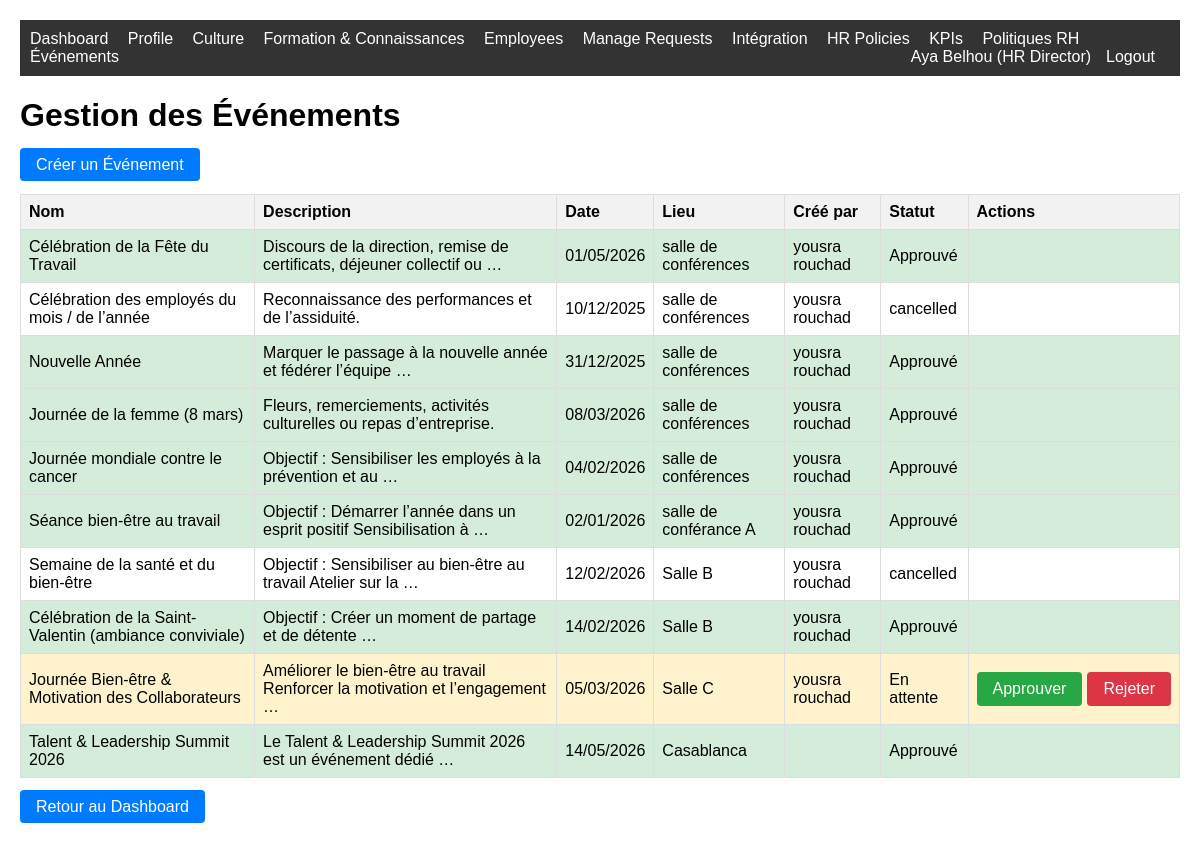
Before: /events/ (signed in) with the older database file.
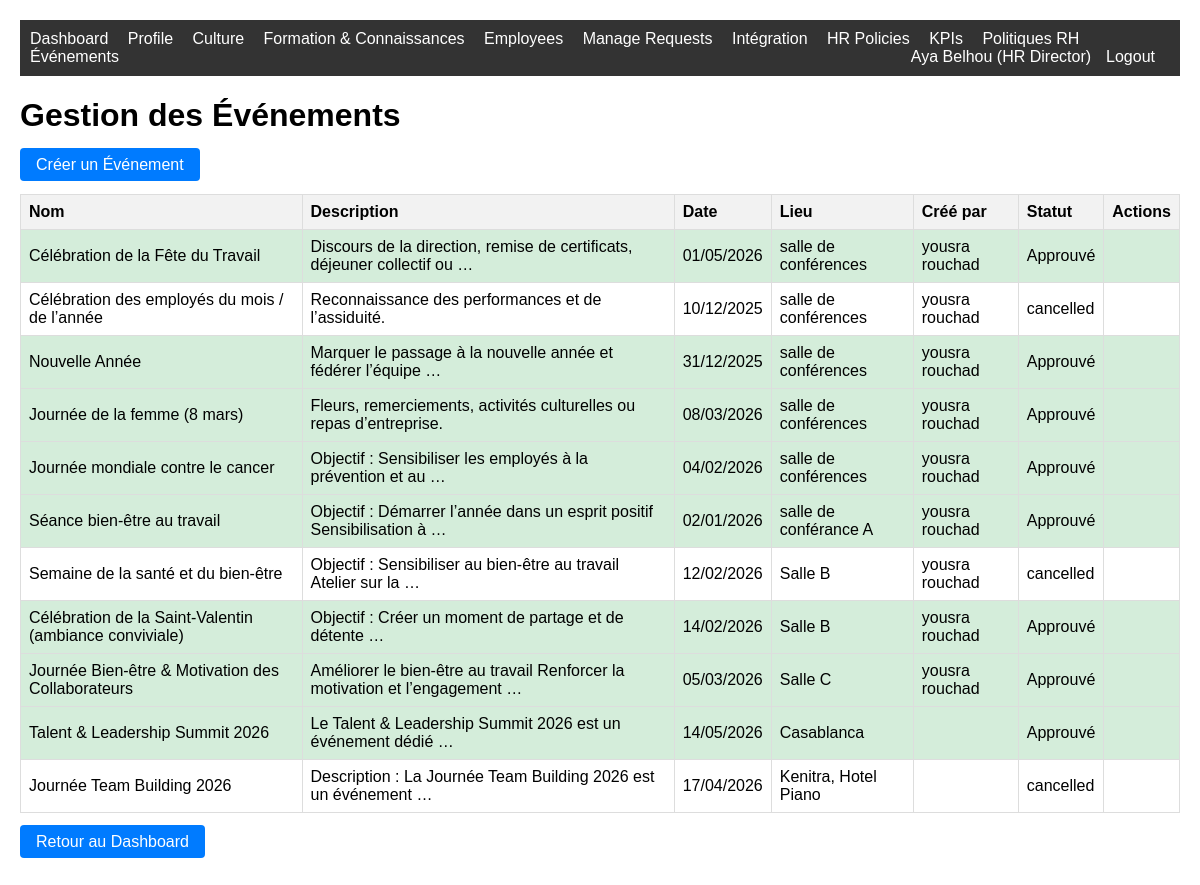
After: the same page with the newer database file.
### core/models.py (models this page shows, shortened)
class Event(models.Model):
    STATUS_CHOICES = [
        ('pending', 'En attente'),
        ('approved', 'Approuvé'),
        ('rejected', 'Rejeté'),
    ]
    name = models.CharField(max_length=100)
    description = models.TextField()
    date = models.DateField()
    location = models.CharField(max_length=200)
    created_by = models.ForeignKey(User, on_delete=models.CASCADE, related_name='created_events')
    status = models.CharField(max_length=20, choices=STATUS_CHOICES, default='pending')
    approved_by = models.ForeignKey(User, null=True, blank=True, on_delete=models.SET_NULL, related_name='approved_events')
    approved_at = models.DateTimeField(null=True, blank=True)
    created_at = models.DateTimeField(auto_now_add=True)

class User(AbstractUser):
    ROLE_CHOICES = [
        ('employee', 'Employee'),
        ('hr_manager', 'Responsable RH'),
        ('hr_director', 'HR Director'),
        ('administrator', 'Administrator'),
    ]
    phone = models.CharField(max_length=20, blank=True, null=True)
    role = models.CharField(max_length=20, choices=ROLE_CHOICES, default='employee')

### core/views.py (the view)
# urls.py: path('events/', views.manage_events, name='manage_events'),
@login_required
def manage_events(request):
    from .models import Event
    if request.user.role == 'hr_director':
        events = Event.objects.all()
    elif request.user.role == 'hr_manager':
        events = Event.objects.filter(created_by=request.user)
    else:  # employee
        events = Event.objects.filter(status='approved')
    return render(request, 'core/events.html', {'events': events})

### templates/core/events.html (shortened to what this page needs)
{% extends 'base.html' %}
{% block content %}
<h1>Gestion des Événements</h1>
{% if user.role == 'hr_manager' or user.role == 'hr_director' %}
<div style="margin: 20px 0;">
    <a href="{% url 'create_event' %}" class="btn">Créer un Événement</a>
</div>
{% endif %}
<table>
    <thead>
        <tr>
            <th>Nom</th>
            <th>Description</th>
            <th>Date</th>
            <th>Lieu</th>
            <th>Créé par</th>
            <th>Statut</th>
            <th>Actions</th>
        </tr>
    </thead>
    <tbody>
        {% for event in events %}
        <tr style="{% if event.status == 'pending' %}background-color: #fff3cd;{% elif event.status == 'approved' %}background-color: #d4edda;{% elif event.status == 'rejected' %}background-color: #f8d7da;{% endif %}">
            <td>{{ event.name }}</td>
            <td>{{ event.description|truncatewords:10 }}</td>
            <td>{{ event.date|date:"d/m/Y" }}</td>
            <td>{{ event.location }}</td>
            <td>{{ event.created_by.get_full_name }}</td>
            <td>{{ event.get_status_display }}</td>
            <td>
                {% if user.role == 'hr_director' and event.status == 'pending' %}
                    <div style="display: flex; gap: 5px;">
                        <a href="{% url 'approve_event' event.id %}" class="btn btn-success">Approuver</a>
                        <a href="{% url 'reject_event' event.id %}" class="btn btn-danger">Rejeter</a>
                    </div>
                {% elif user.role == 'employee' %}
                    <span style="color: #6c757d;">Consultation</span>
                {% endif %}
            </td>
        </tr>
        {% empty %}
        <tr><td colspan="7">Aucun événement trouvé</td></tr>
        {% endfor %}
    </tbody>
</table>
<div style="margin: 20px 0;">
    <a href="{% url 'dashboard' %}" class="btn btn-secondary">Retour au Dashboard</a>
</div>
{% endblock %}

Changed rows visible on the page:
changed Event "Journée Bien-être & Motivation des Collaborateurs": status "En attente" → "Approuvé"; no longer shows "Approuver Rejeter"
added Event: name "Journée Team Building 2026", description "Description : La Journée Team Building 2026 est un événement …", date "17/04/2026", location "Kenitra, Hotel Piano", status "cancelled"
